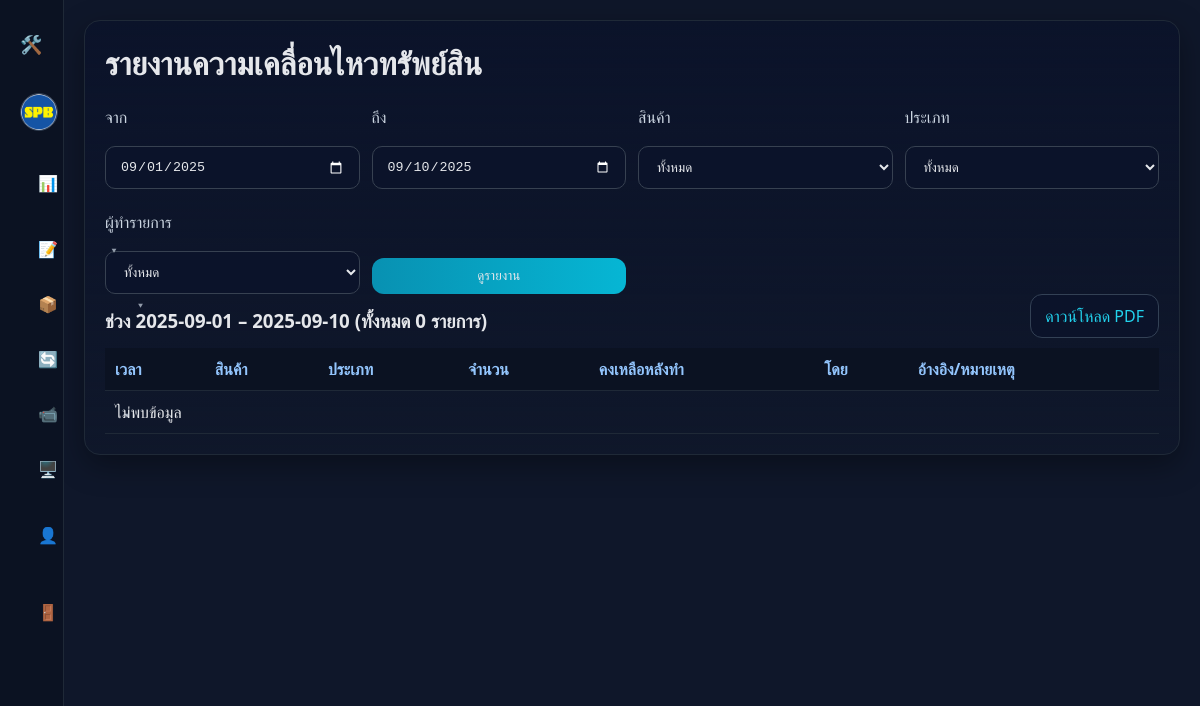
The page /admin/inventory_movements.php (signed in) on the database as committed earlier.
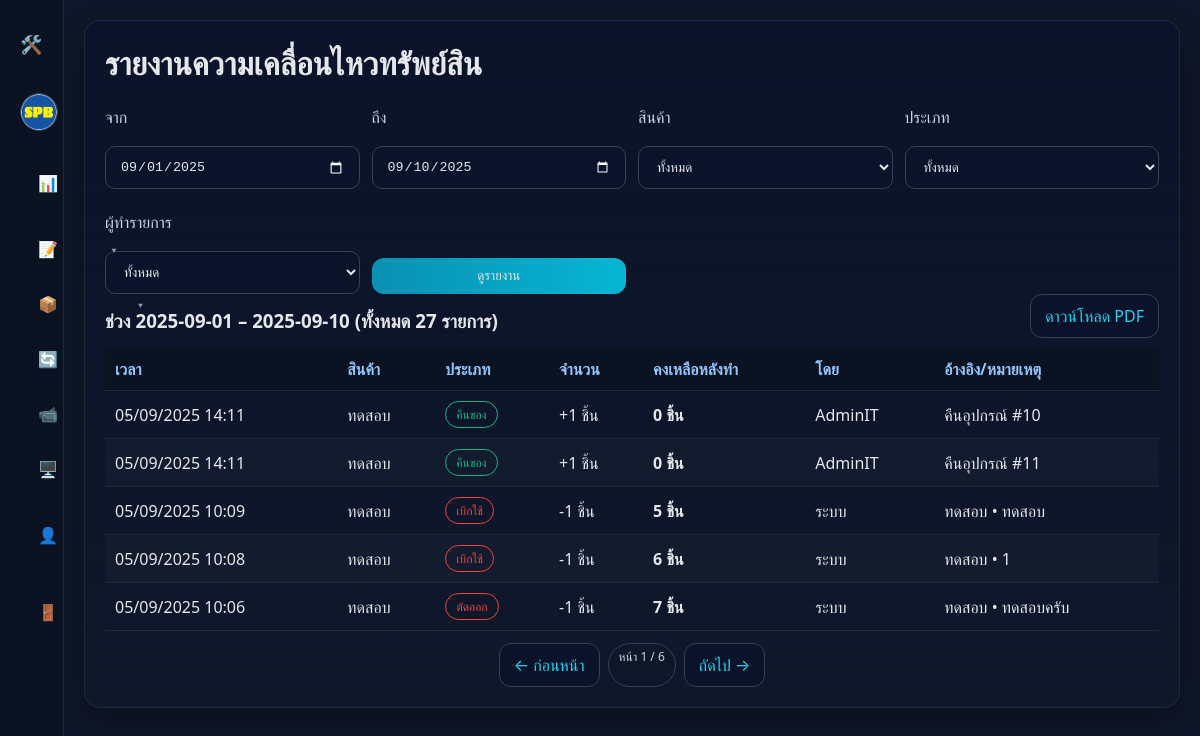
The same page on the database as committed later.
### tables this page shows
CREATE TABLE stock_movements (
        id INTEGER PRIMARY KEY AUTOINCREMENT,
        item_id INTEGER NOT NULL,
        qty REAL NOT NULL,
        type TEXT NOT NULL, -- in|out|adjust|issue|return
        reference TEXT,
        created_by INTEGER,
        created_at TEXT NOT NULL, balance_after REAL,
        FOREIGN KEY (item_id) REFERENCES inventory_items(id) ON DELETE CASCADE,
        FOREIGN KEY (created_by) REFERENCES admins(id) ON DELETE SET NULL
    );

CREATE TABLE "inventory_items" (
      id          INTEGER PRIMARY KEY AUTOINCREMENT,
      sku         TEXT UNIQUE,
      name        TEXT NOT NULL,
      category    TEXT,
      unit        TEXT,
      stock_qty   REAL DEFAULT 0,
      min_qty     REAL DEFAULT 0,
      location    TEXT,
      created_at  TEXT,
      updated_at  TEXT
    );

### inc/auth.php (called while the page is built, shortened)
<?php
function current_admin() {
    if (!empty($_SESSION['admin_id'])) {
        $pdo = db();
        $stmt = $pdo->prepare('SELECT * FROM admins WHERE id = ?');
        $stmt->execute([$_SESSION['admin_id']]);
        return $stmt->fetch(PDO::FETCH_ASSOC);
    }
    return null;
}
?>

### inc/functions.php (called while the page is built, shortened)
<?php
if (!function_exists('h')) {
  function h($str) { return htmlspecialchars($str ?? '', ENT_QUOTES, 'UTF-8'); }
}
if (!function_exists('rh_page_url')) {
  function rh_page_url(int $page, array $extra = [], ?string $script = null): string {
    if (!$script) {
      $script = basename(parse_url($_SERVER['SCRIPT_NAME'] ?? '', PHP_URL_PATH) ?: '');
    }
    $qs = $_GET ?? [];
    unset($qs['page']);
    $qs = array_merge($qs, $extra, ['page' => max(1, $page)]);
    return $script . '?' . http_build_query($qs);
  }
}
    ob_start(); ?>

### admin/inventory_movements.php (the view, shortened to what this page needs)
<?php
require_once __DIR__ . '/header.php';
require_once __DIR__ . '/../inc/functions.php';
$pdo = db();
$from = $_GET['from'] ?? date('Y-m-01');
$to   = $_GET['to']   ?? date('Y-m-d');
$perPage = 5;
$page    = max(1, (int)($_GET['page'] ?? 1));
$where  = "REPLACE(sm.created_at,'T',' ') BETWEEN ? AND ?";
$params = [$from.' 00:00:00', $to.' 23:59:59'];
$stmt = $pdo->prepare("SELECT COUNT(*) FROM stock_movements sm WHERE $where");
$stmt->execute($params);
$total = (int)$stmt->fetchColumn();
$pages  = max(1, (int)ceil($total / $perPage));
$offset = ($page - 1) * $perPage;
$sql = "
SELECT sm.*, ii.name AS item_name, ii.unit,
       a.display_name, a.username
FROM stock_movements sm
LEFT JOIN inventory_items ii ON ii.id = sm.item_id
LEFT JOIN admins a          ON a.id = sm.created_by
WHERE $where
ORDER BY sm.created_at DESC, sm.id DESC
LIMIT ? OFFSET ?
";
$stmt = $pdo->prepare($sql);
foreach ($params as $i => $v) $stmt->bindValue($i+1, $v);
$stmt->bindValue(count($params)+1, $perPage, PDO::PARAM_INT);
$stmt->bindValue(count($params)+2, $offset,  PDO::PARAM_INT);
$stmt->execute();
$rows = $stmt->fetchAll(PDO::FETCH_ASSOC);
function signQty($type, $qty){
  $n = rtrim(rtrim(number_format($qty, 2, '.', ''), '0'), '.');
  if ($type==='in' || $type==='return') return '+'.$n;
  if ($type==='out' || $type==='issue')  return '-'.$n;
  return $n;
}
function typeLabel($t){ return ['in'=>'รับเข้า','out'=>'ตัดออก','issue'=>'เบิกใช้','return'=>'คืนของ','adjust'=>'ปรับยอดเป็น'][$t] ?? $t; }
function statusColor($t){ return ['in'=>'good','return'=>'good','out'=>'bad','issue'=>'bad','adjust'=>'warn'][$t] ?? ''; }
?>
<div class="card">
  <h1 style="margin:0 0 12px">รายงานความเคลื่อนไหวทรัพย์สิน</h1>
  <form class="report-toolbar" method="get">
    <div><label>จาก</label><input type="date" name="from" value="<?= h($from) ?>"></div>
    <div><label>ถึง</label><input type="date" name="to"   value="<?= h($to) ?>"></div>
    <div>
      <label>สินค้า</label>
      <select name="item">
        <option value="0">ทั้งหมด</option>
      </select>
    </div>
    <div>
      <label>ประเภท</label>
      <select name="type">
        <option value="">ทั้งหมด</option>
      </select>
    </div>
    <div>
      <label>ผู้ทำรายการ</label>
      <select name="who">
        <option value="0">ทั้งหมด</option>
      </select>
    </div>
    <div style="align-self:end"><button class="btn btn-primary" style="width:100%">ดูรายงาน</button></div>
  </form>
  <div class="report-header">
    <h3 style="margin:8px 0 0">ช่วง <?= h($from) ?> – <?= h($to) ?> (ทั้งหมด <?= (int)$total ?> รายการ)</h3>
    <div class="report-actions">
      <a class="btn" target="_blank" href="inventory_movements_export_pdf.php?<?= http_build_query($_GET) ?>">ดาวน์โหลด PDF</a>
    </div>
  </div>
  <div class="table-wrap">
    <table class="table sticky zebra">
      <thead>
        <tr>
          <th>เวลา</th>
          <th>สินค้า</th>
          <th>ประเภท</th>
          <th>จำนวน</th>
          <th>คงเหลือหลังทำ</th>
          <th>โดย</th>
          <th>อ้างอิง/หมายเหตุ</th>
        </tr>
      </thead>
      <tbody>
        <?php foreach($rows as $r): ?>
          <tr>
            <td><?= h(date('d/m/Y H:i', strtotime(str_replace('T',' ', $r['created_at'])))) ?></td>
            <td><?= h($r['item_name'] ?: '(ไม่พบสินค้า)') ?></td>
            <td><span class="badge <?= statusColor($r['type']) ?>"><?= h(typeLabel($r['type'])) ?></span></td>
            <td><?= h(signQty($r['type'], $r['qty'])) . ' ' . h($r['unit'] ?: '') ?></td>
            <td><b><?= h(rtrim(rtrim(number_format((float)($r['balance_after'] ?? 0), 2, '.', ''), '0'), '.')) . ' ' . h($r['unit'] ?: '') ?></b></td>
            <td><?= h($r['display_name'] ?: $r['username'] ?: 'ระบบ') ?></td>
            <td><?= h($r['reference'] ?: '-') ?></td>
          </tr>
        <?php endforeach; ?>
        <?php if (!$rows): ?>
          <tr><td colspan="7" class="muted">ไม่พบข้อมูล</td></tr>
        <?php endif; ?>
      </tbody>
    </table>
  </div>
  <?php if ($pages > 1): ?>
    <?php
      $prevUrl = rh_page_url(max(1,$page-1));
      $nextUrl = rh_page_url(min($pages,$page+1));
    ?>
    <div style="display:flex;justify-content:center;gap:8px;margin-top:12px">
      <a class="btn <?= $page<=1?'disabled':'' ?>" href="<?= h($prevUrl) ?>">← ก่อนหน้า</a>
      <span class="badge">หน้า <?= (int)$page ?> / <?= (int)$pages ?></span>
      <a class="btn <?= $page>=$pages?'disabled':'' ?>" href="<?= h($nextUrl) ?>">ถัดไป →</a>
    </div>
  <?php endif; ?>
</div>
<?php require_once __DIR__ . '/footer.php'; ?>

### admin/header.php (shortened to what this page needs)
<?php
require_once __DIR__ . '/../inc/auth.php';
require_once __DIR__ . '/../inc/functions.php';
$me = current_admin();
$SCRIPT_DIR = rtrim(str_replace('\\','/', dirname($_SERVER['SCRIPT_NAME'])), '/');
$APP_ROOT   = preg_replace('#/admin(?:/.*)?$#', '', $SCRIPT_DIR);
$curFile  = basename(parse_url($_SERVER['REQUEST_URI'], PHP_URL_PATH));
$reqUri   = str_replace('\\','/', $_SERVER['REQUEST_URI']);
$isCctv   = (strpos($reqUri, '/admin/cctv_bundle/cctv_checklist_') !== false);
$isInv    = ($curFile === 'inventory.php');
?>
<!doctype html>
<html lang="th">
<head>
  <link rel="stylesheet" href="<?= htmlspecialchars($APP_ROOT) ?>/assets/css/style.css">
</head>
<body>
<div class="grid">
  <aside class="sidebar" id="sidebar">
     <a href="../index.php">
    <div style="display:flex;align-items:center;justify-content:space-between;gap:8px;margin-bottom:10px;">
      <div class="logo" style="display:flex;align-items:center;gap:8px;">
        <span class="ico">🛠️ </span>
      </div>
    </div>
    </a>
    <div class="userbox" style="display:flex;gap:10px;align-items:center;margin:8px 0 16px">
      <img
        src="<?= h($me['profile_pic'] ? $APP_ROOT.'/uploads/'.$me['profile_pic'] : 'https://api.dicebear.com/9.x/identicon/svg?seed='.urlencode($me['username'])) ?>"
        alt="avatar"
        style="width:38px;height:38px;border-radius:50%;border:1px solid #334155;background:#0b132a">
    </div>
    <nav class="menu">
      <a href="dashboard.php" class="<?= $curFile==='dashboard.php'?'active':'' ?>" title="แดชบอร์ด">
        <span class="ico">📊</span><span class="lbl collapse-hide">แดชบอร์ด</span>
      </a>
      <div class="menu-item has-sub <?= $curFile==='requests.php'?'active':'' ?>">
        <a href="requests.php" title="งานซ่อม">
          <span class="ico">📝</span><span class="lbl collapse-hide">งานซ่อม</span>
        </a>
      </div>
      <div class="menu-item has-sub <?= $isInv?'active':'' ?>">
        <a href="inventory.php" title="ทรัพย์สิน">
          <span class="ico">📦</span><span class="lbl collapse-hide">ทรัพย์สิน</span>
        </a>
      </div>
      <a href="loans.php" class="<?= $curFile==='loans.php'?'active':'' ?>" title="ยืมอุปกรณ์">
        <span class="ico">🔄</span><span class="lbl collapse-hide">ยืมอุปกรณ์</span>
      </a>
      <div class="menu-item has-sub <?= $isCctv?'active':'' ?>">
        <a href="cctv_bundle/cctv_index.php" title="CCTV-CheckList">
          <span class="ico">📹</span><span class="lbl collapse-hide">CCTV</span>
        </a>
      </div>
      <a href="computers.php" class="<?= $curFile==='computers.php'?'active':'' ?>" title="ทะเบียนคอมพิวเตอร์">
        <span class="ico">🖥️</span><span class="lbl collapse-hide">ทะเบียนคอมพิวเตอร์</span>
      </a>
      <a href="users.php" class="<?= $curFile==='users.php'?'active':'' ?>" title="ผู้ดูแล">
        <span class="ico">👤</span><span class="lbl collapse-hide">ผู้ดูแล</span>
      </a>
      <a href="logout.php" title="ออกจากระบบ">
        <span class="ico">🚪</span><span class="lbl collapse-hide">ออกจากระบบ</span>
      </a>
    </nav>
  </aside>
  <main style="padding:20px">

### admin/footer.php (shortened to what this page needs)
  </main>
</div>
</body></html>

### assets/css/style.css (style rules this page uses)
:root { --bg:#0f172a; --bg2:#111827; --card:#111827; --accent:#22d3ee; --text:#e5e7eb; --muted:#9ca3af; --good:#10b981; --warn:#f59e0b; --bad:#ef4444; }
* { box-sizing:border-box }
html,body { margin:0;padding:0;background:var(--bg);color:var(--text);font-family:system-ui,-apple-system,Segoe UI,Roboto,Inter,Arial,sans-serif }
a { color:var(--accent);text-decoration:none }
.card { background:linear-gradient(180deg,#0b132a, #0b132a00);border:1px solid #1f2937;border-radius:16px;padding:20px;box-shadow:0 10px 30px rgba(0,0,0,.35) }
input,select,textarea,button { width:100%;padding:12px 14px;margin-top:12px;border-radius:10px;border:1px solid #374151;background:#0b132a;color:var(--text) }
label { display:block;margin:10px 0 6px;color:#cbd5e1 }
.btn { display:inline-flex;gap:8px;align-items:center;justify-content:center;border:1px solid #334155;background:#0b132a;padding:10px 14px;border-radius:12px;cursor:pointer;transition:transform .12s ease, background .2s }
.btn-primary { background:linear-gradient(90deg,#0891b2,#06b6d4);border:none }
.badge { display:inline-block;padding:4px 10px;border-radius:999px;font-size:12px;border:1px solid #334155;color:#cbd5e1 }
.badge.good { border-color:var(--good);color:var(--good) }
.badge.bad { border-color:var(--bad);color:var(--bad) }
.sidebar { position:sticky;top:0;height:100vh;padding:20px;border-right:1px solid #1f2937;background:#0b1222 }
.sidebar .logo { font-size:18px;font-weight:700;letter-spacing:.5px;margin-bottom:12px }
.menu a { display:flex;align-items:center;gap:10px;padding:10px 12px;border-radius:12px;color:#cbd5e1;border:1px solid transparent; margin-left: 5px; }
.table { width:100%;border-collapse:collapse }
.table th,.table td { border-bottom:1px solid #1f2937;padding:10px;text-align:left }
.table th { color:#93c5fd }
.badge.good { border-color:#10b981; color:#10b981; }
.badge.bad { border-color:#ef4444; color:#ef4444; }
.report-toolbar { display:grid; grid-template-columns:repeat(4,minmax(0,1fr)); gap:12px; align-items:end; }
.report-header { display:flex; align-items:center; justify-content:space-between; gap:12px; margin-bottom: 10px; }
.report-actions { display:flex; gap:8px; }
.table-wrap { overflow:auto; }
.table.sticky thead th { position: sticky; top: 0; background: #0b1222; z-index: 2; }
.table.zebra tbody tr:nth-child(even) td { background: rgba(255,255,255,.02); }
:root { --sidebar-collapsed:64px; --sidebar-expanded:260px; }
.grid { display:grid; grid-template-columns: var(--sidebar-collapsed) 1fr; transition: grid-template-columns .22s ease; }
.sidebar { position:sticky; top:0; height:100vh; padding:20px; border-right:1px solid #1f2937; background:#0b1222; width: var(--sidebar-collapsed); transition: width .22s ease, padding .22s ease; overflow: visible; }
.menu .menu-item { position: relative; }
.menu .has-sub > a { display:flex; align-items:center; justify-content:space-between; gap:10px; }
.menu .has-sub > a::after { content:"▾"; font-size:12px; opacity:.7; margin-left:8px; transition: transform .15s ease; }
.grid { grid-template-columns: var(--sidebar-collapsed) 1fr !important; transition: grid-template-columns .22s ease; }
.sidebar { width: var(--sidebar-collapsed) !important; transition: width .22s ease, padding .22s ease; overflow: visible !important; }

Rows that differ between the two databases and show on the page:
added stock_movements: created_at "05/09/2025 14:11", item.name "ทดสอบ", type "คืนของ", signQty($r['type'], $r['qty']) "+1", item.unit "ชิ้น", balance_after "0", created_by.display_name "AdminIT", reference "คืนอุปกรณ์ #10"
added stock_movements: created_at "05/09/2025 14:11", item.name "ทดสอบ", type "คืนของ", signQty($r['type'], $r['qty']) "+1", item.unit "ชิ้น", balance_after "0", created_by.display_name "AdminIT", reference "คืนอุปกรณ์ #11"
added stock_movements: created_at "05/09/2025 10:09", item.name "ทดสอบ", type "เบิกใช้", signQty($r['type'], $r['qty']) "-1", item.unit "ชิ้น", balance_after "5", username "ระบบ", reference "ทดสอบ • ทดสอบ"
added stock_movements: created_at "05/09/2025 10:08", item.name "ทดสอบ", type "เบิกใช้", signQty($r['type'], $r['qty']) "-1", item.unit "ชิ้น", balance_after "6", username "ระบบ", reference "ทดสอบ • 1"
added stock_movements: created_at "05/09/2025 10:06", item.name "ทดสอบ", type "ตัดออก", signQty($r['type'], $r['qty']) "-1", item.unit "ชิ้น", balance_after "7", username "ระบบ", reference "ทดสอบ • ทดสอบครับ"
Other text that changed with them:
$total: "0" → "27"
$page: (not shown) → "1"
$pages: (not shown) → "6"
text no longer shown: "ไม่พบข้อมูล"
text now shown: "← ก่อนหน้า หน้า / ถัดไป →"
